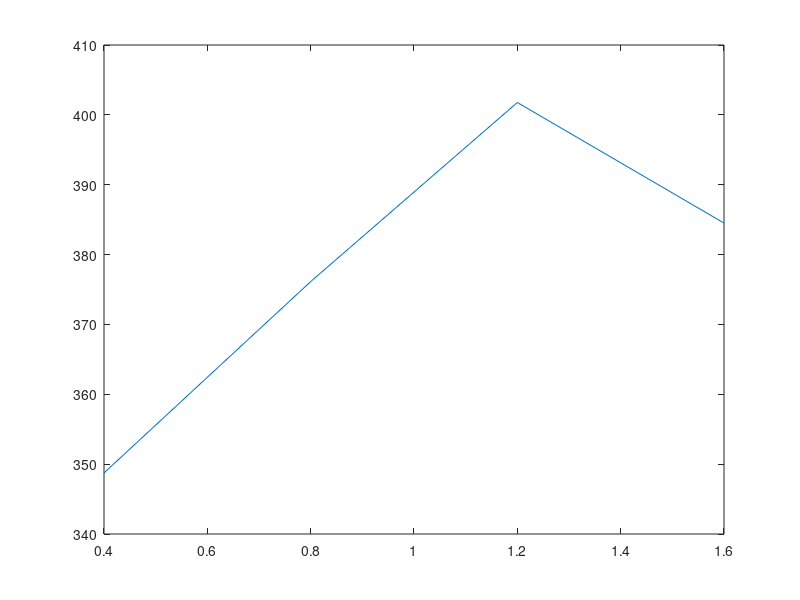
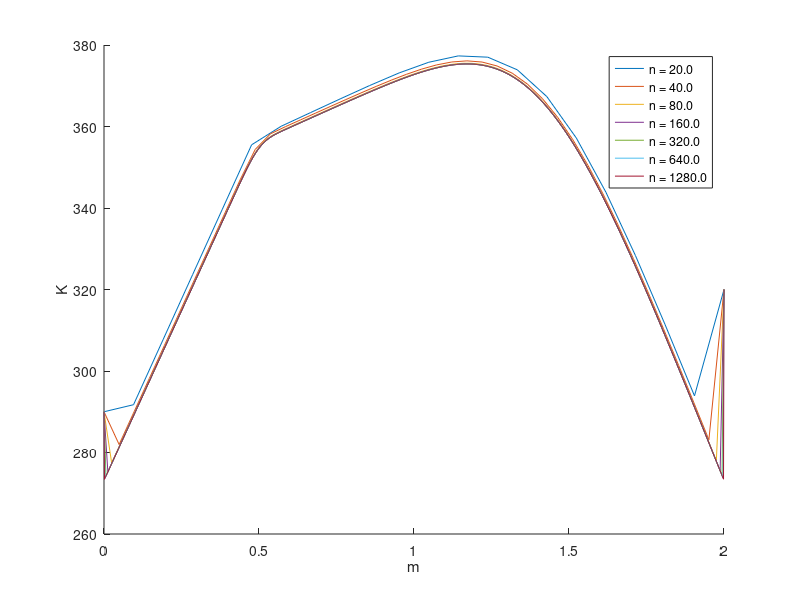

Recreate these plots in MATLAB, in order.
%% Task 1, finitia differensmetoden
L = 2; k = 3; t0 = 290; tL = 320; n = 4; h = L /(n+1); x = 0:h:L;

%Q(x) = -d/dx(k*dT/dx), T(0) = t0, T(L) = t1.
%Q(x) = 5000*exp(-500(x-0.25L)^2) + 1200exp(-10(x-0.7L)^2), 0\geq \geq L.
% centrala diffkvot: -T(i-1) + 2Ti - T(i+1) / h^2 = 1/k Q(x). i = 1,2,..,n.
%    2 -1  0  0 0 
%   -1 2 -1  0  0 
%    0 -1 2 -1  0     
%    0  0 -1 2 -1   *  h^2, i = 1,2,3,4.
%    0  0  0 -1 2 
%


Q = 5000*exp(-500*((x-0.25*L).^2))+ 1200*exp(-10*((x-0.7*L).^2));
A = diag(ones(1,n-1)*(-1),-1) + diag(ones(1,n)*2,0) + diag(ones(1,(n-1))*(-1),1);
A = A*(1/(h^2));
b = ([(Q(2)+(t0*k)) Q(3:(end-2)) (Q(end-1)+ (tL*k))]*(1/k))';

T = A\b+273.15 % just to get K.
plot(x(2:end-1),T)
%%

clear all, close all, clc

L = 2; k = 3; t0 = 290; tL = 320; 
N = [20, 40, 80, 160, 320, 640, 1280];


i = 1;
figure
hold on

jump = 4;
for n = N
   jump = jump*2;
   fprintf('n = %.1f\n', n)
   h = L /(n+1); 
   x = 0:h:L;
   
   
   Q = 5000*exp(-500*((x-0.25*L).^2))+ 1200*exp(-10*((x-0.7*L).^2));
   
   A = diag(ones(1,n-1)*(-1),-1) + diag(ones(1,n)*2,0) + diag(ones(1,(n-1))*(-1),1);
   A = A*(1/(h^2));
   b = ([(Q(2)+(t0*k)) Q(3:(end-2)) (Q(end-1)+ (tL*k))]*(1/k))';
    
   T = A\b + 273.15;
   %1:length(T)/10:length(T)

   evalPoints(i,:) = T(jump: jump: n-jump)';
   T = [t0 T' tL];
   
   
   maxVal = max(T');
   minVal = min(T');
   meanVal = mean(T');
   
   fprintf('max = %.1f\n', maxVal)
   fprintf('min = %.1f\n', minVal)
   fprintf('mean = %.1f\n', meanVal)
     
   disp('_________________________')
   
   plot(x,T, 'DisplayName', sprintf('n = %.1f', n))
   i = i +1;
end

xlabel('m')
ylabel('K')

legend('show')
hold off

delta = diff(evalPoints);

for i = 1:(size(delta,1)-1)
    n = N(i)
    kvot(i,:) = delta(i,:)./delta(i+1,:);
    maxKvot = max(kvot(i,:))
    minKvot = min(kvot(i,:))
    maxFel = max(abs(delta(2,:)))/3
end

%%


